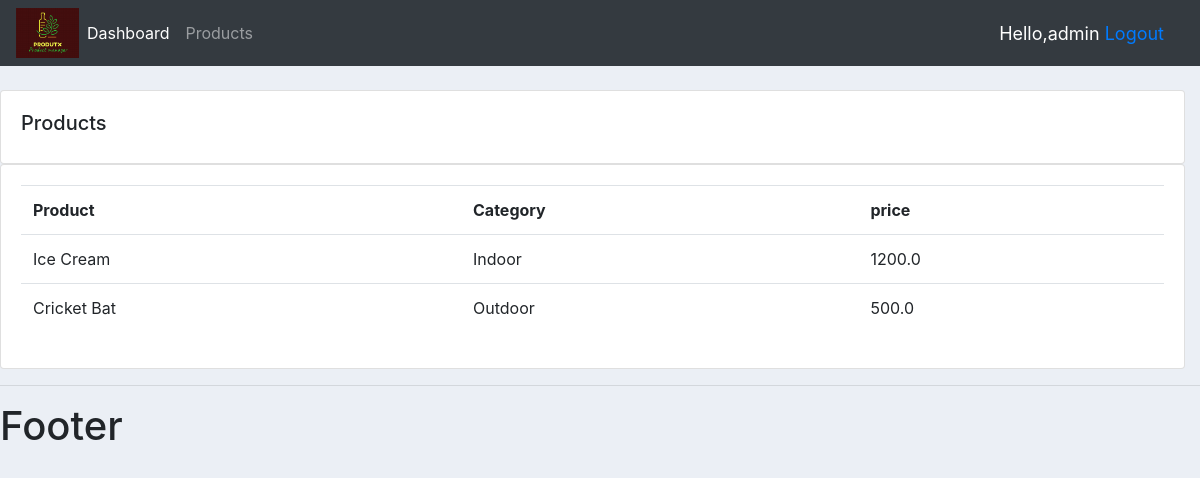
The page /products (signed in) on the database as committed earlier.
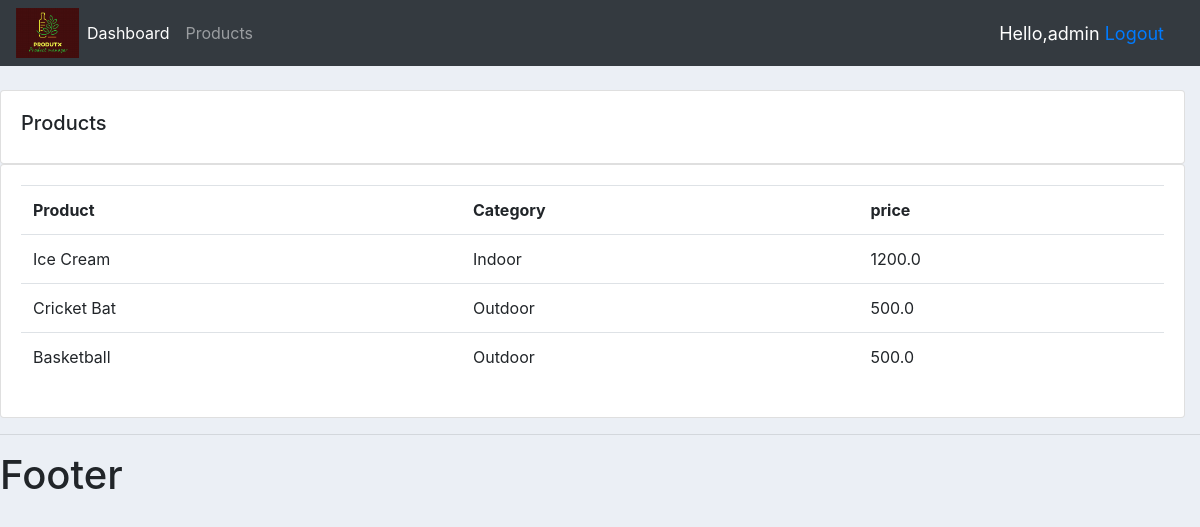
The same page on the database as committed later.
### accounts/models.py (models this page shows, shortened)
class Product(models.Model):
    CATEGORY = (
        ('Indoor','Indoor'),
        ('Outdoor','Outdoor')
    )
    name = models.CharField( max_length=150,null=True)
    price = models.FloatField(null=True)
    category = models.CharField(max_length=200,null=True,choices=CATEGORY)
    description =models.CharField(max_length=200,null=True,blank=True)
    date_created = models.DateTimeField(auto_now_add=True,null=True)
    tags = models.ManyToManyField(Tag)

### accounts/decorators.py (the view)
        def wrapper_func(request,*args, **kwargs):
            print('Loading',request,"for",allowed_roles)
            group=None
            if request.user.groups.exists():
                group = request.user.groups.all()[0].name
            if group in allowed_roles:
                return view_func(request,*args, **kwargs)
            else:
                print(f'Blocked request because {group} role is not allowed to view this page!')
                return HttpResponse('You are not authorized to access this view')

### accounts/views.py (called while the page is built)
@login_required(login_url='login')
@allowed_users(allowed_roles=['admin'])
def products(request):
    products = Product.objects.all()
    return render(request,'accounts/products.html',{'products' : products })

### accounts/templates/accounts/products.html
{% extends 'accounts/main.html' %}
{% block content %}
<br>
<div class='row'>
    <div class='col-md'>
        <div class="card card-body">
            <h5>Products</h5>
        </div>
        <div class="card card-body">
            <table class="table">
                <tr>
                    <th>Product</th>
                    <th>Category</th>
                    <th>price</th>
                </tr>
                {% for item in products %}
                    <tr>
                        <td>{{item.name}}</td>
                        <td>{{item.category}}</td>
                        <td>{{item.price}}</td>
                    </tr>
                {% endfor %}
            </table>
        </div>
    </div>
</div>
{% endblock content %}

Rows that differ between the two databases and show on the page:
added Product: name "Basketball", category "Outdoor", price "500.0"
